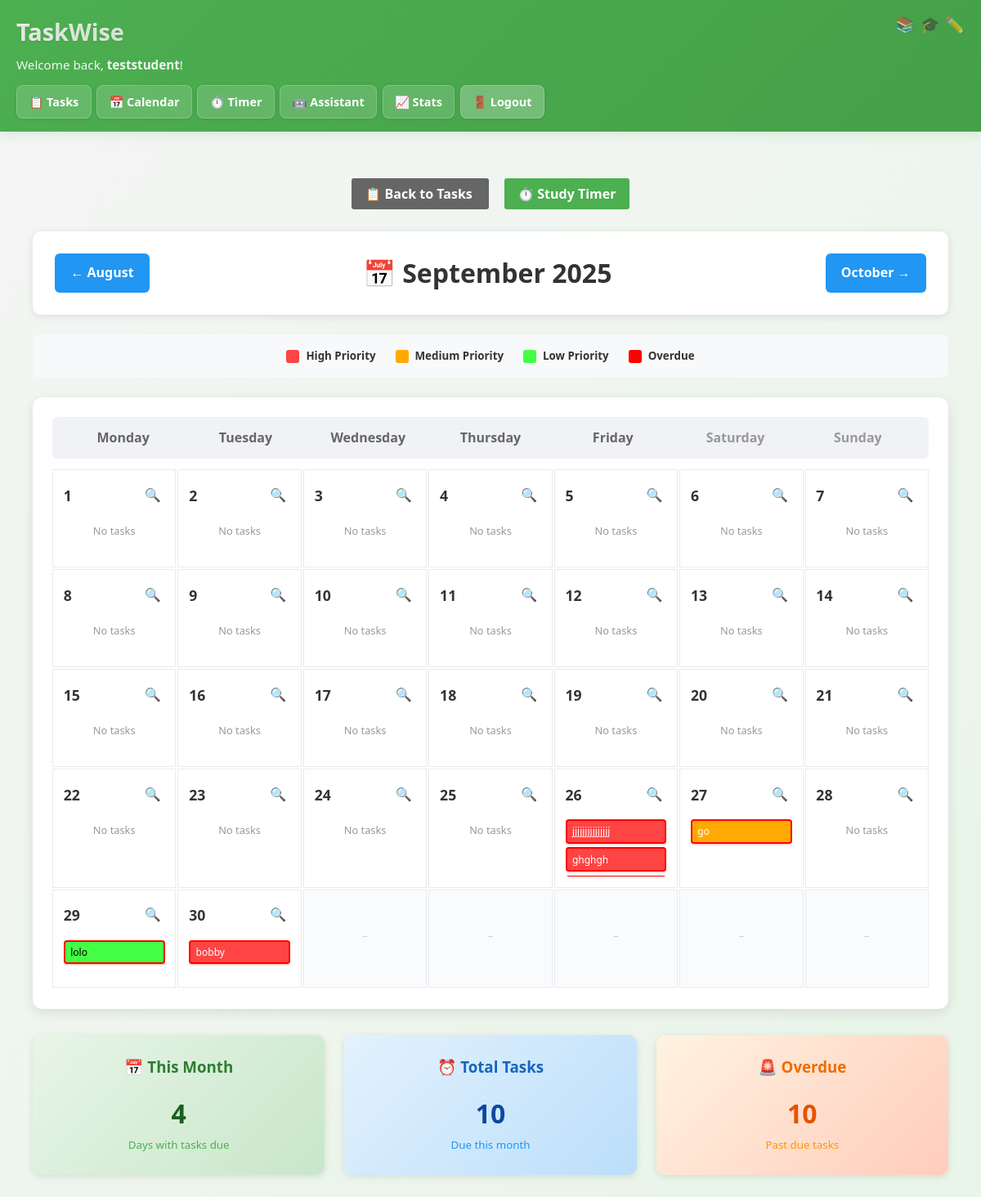
Screenshot of /calendar?year=2025&month=9 (signed in) with the database file from the repository.
### tables this page shows
CREATE TABLE tasks (
    id INTEGER PRIMARY KEY AUTOINCREMENT,
    user_id INTEGER NOT NULL,
    title TEXT NOT NULL,
    description TEXT,
    due_date DATE,
    priority TEXT DEFAULT 'medium',
    completed BOOLEAN DEFAULT 0,
    created_at DATETIME DEFAULT CURRENT_TIMESTAMP, subject_id INTEGER, notes TEXT, calendar_color TEXT,
    FOREIGN KEY (user_id) REFERENCES users (id)
);

### app.py (the view)
@app.route('/calendar')
def calendar_view():
    if 'user_id' not in session:
        return redirect('/login')
    year = request.args.get('year', type=int, default=datetime.now().year)
    month = request.args.get('month', type=int, default=datetime.now().month)
    conn = get_db_connection()
    tasks = conn.execute('''
        SELECT tasks.*, subjects.name as subject_name, subjects.color as subject_color
        FROM tasks
        LEFT JOIN subjects ON tasks.subject_id = subjects.id
        WHERE tasks.user_id = ?
        AND strftime('%Y-%m', tasks.due_date) = ?
        ORDER BY tasks.due_date, tasks.priority
    ''', (session['user_id'], f"{year:04d}-{month:02d}")).fetchall()
    def get_priority_color(priority, is_overdue=False):
        if is_overdue:
            return '#ff0000'  # Red for overdue
        elif priority == 'high':
            return '#ff4444'  # Red
        elif priority == 'medium':
            return '#ffaa00'  # Orange
        elif priority == 'low':
            return '#44ff44'  # Green
        else:
            return '#666666'  # Default gray
    tasks_by_date = {}
    today_str = datetime.now().strftime('%Y-%m-%d')
    for task in tasks:
        date_str = task['due_date']
        is_overdue = date_str < today_str
        task_dict = dict(task)
        task_dict['calendar_color'] = get_priority_color(task['priority'], is_overdue)
        if date_str not in tasks_by_date:
            tasks_by_date[date_str] = []
        tasks_by_date[date_str].append(task_dict)
    total_tasks_this_month = len(tasks)
    days_with_tasks = len(tasks_by_date)
    overdue_count = 0
    for date_str, date_tasks in tasks_by_date.items():
        if date_str < today_str:
            overdue_count += len(date_tasks)
    import calendar
    cal = calendar.Calendar()
    month_days = cal.monthdayscalendar(year, month)
    prev_month = month - 1 if month > 1 else 12
    prev_year = year if month > 1 else year - 1
    next_month = month + 1 if month < 12 else 1
    next_year = year if month < 12 else year + 1
    prev_month_name = datetime(prev_year, prev_month, 1).strftime('%B') if prev_month else ''
    next_month_name = datetime(next_year, next_month, 1).strftime('%B') if next_month else ''
    conn.close()
    return render_template('calendar.html',
                         year=year,
                         month=month,
                         month_name=datetime(year, month, 1).strftime('%B %Y'),
                         month_days=month_days,
                         tasks_by_date=tasks_by_date,
                         prev_year=prev_year,
                         prev_month=prev_month,
                         next_year=next_year,
                         next_month=next_month,
                         prev_month_name=prev_month_name,
                         next_month_name=next_month_name,
                         total_tasks_this_month=total_tasks_this_month,
                         days_with_tasks=days_with_tasks,
                         overdue_count=overdue_count,
                         datetime=datetime,
                         get_urgency_class=get_urgency_class)

### app.py (called while the page is built)
def get_db_connection():
    if os.environ.get('DATABASE_URL'):
        import psycopg2
        conn = psycopg2.connect(os.environ.get('DATABASE_URL'))
    else:
        conn = sqlite3.connect('student_tasks.db')
        conn.row_factory = sqlite3.Row
    return conn

def get_urgency_class(due_date_str):
    if not due_date_str:
        return ''
    try:
        due_date = datetime.strptime(due_date_str, '%Y-%m-%d').date()
        today = datetime.now().date()
        tomorrow = today + timedelta(days=1)
        if due_date < today:
            return 'urgent-overdue'
        elif due_date == today:
            return 'urgent-today'
        elif due_date == tomorrow:
            return 'urgent-tomorrow'
        else:
            return ''
    except:
        return ''

### templates/calendar.html (shortened to what this page needs)
{% extends "base.html" %}
{% block content %}
<div style="max-width: 1200px; margin: 0 auto; padding: 20px;">
    <div style="text-align: center; margin-bottom: 2rem;">
        <a href="/dashboard" class="btn" style="background: #666; color: white; text-decoration: none; padding: 0.5rem 1rem; border-radius: 3px;">
            📋 Back to Tasks
        </a>
        <a href="/study_timer" class="btn" style="background: #4CAF50; color: white; text-decoration: none; padding: 0.5rem 1rem; border-radius: 3px; margin-left: 1rem;">
            ⏱️ Study Timer
        </a>
    </div>
    <div style="display: flex; justify-content: space-between; align-items: center; margin-bottom: 1.5rem; background: white; padding: 1.5rem; border-radius: 10px; box-shadow: 0 2px 10px rgba(0,0,0,0.1);">
        <a href="/calendar?year={{ prev_year }}&month={{ prev_month }}" class="btn" style="background: #2196F3; color: white; text-decoration: none; padding: 0.7rem 1.2rem; border-radius: 6px; font-weight: bold;">
            ← {{ prev_month_name }}
        </a>
        <h1 style="margin: 0; color: #333; font-size: 2rem;">📅 {{ month_name }}</h1>
        <a href="/calendar?year={{ next_year }}&month={{ next_month }}" class="btn" style="background: #2196F3; color: white; text-decoration: none; padding: 0.7rem 1.2rem; border-radius: 6px; font-weight: bold;">
            {{ next_month_name }} →
        </a>
    </div>
    <div style="display: flex; justify-content: center; gap: 1.5rem; margin-bottom: 1.5rem; flex-wrap: wrap; background: #f8f9fa; padding: 1rem; border-radius: 8px;">
        <div style="display: flex; align-items: center;">
            <div style="width: 16px; height: 16px; background: #ff4444; border-radius: 3px; margin-right: 0.5rem;"></div>
            <small style="font-weight: bold;">High Priority</small>
        </div>
        <div style="display: flex; align-items: center;">
            <div style="width: 16px; height: 16px; background: #ffaa00; border-radius: 3px; margin-right: 0.5rem;"></div>
            <small style="font-weight: bold;">Medium Priority</small>
        </div>
        <div style="display: flex; align-items: center;">
            <div style="width: 16px; height: 16px; background: #44ff44; border-radius: 3px; margin-right: 0.5rem;"></div>
            <small style="font-weight: bold;">Low Priority</small>
        </div>
        <div style="display: flex; align-items: center;">
            <div style="width: 16px; height: 16px; background: #ff0000; border: 2px solid #ff0000; border-radius: 3px; margin-right: 0.5rem;"></div>
            <small style="font-weight: bold;">Overdue</small>
        </div>
    </div>
    <div style="background: white; border-radius: 12px; padding: 1.5rem; box-shadow: 0 4px 15px rgba(0,0,0,0.1); margin-bottom: 2rem;">
        <div style="display: grid; grid-template-columns: repeat(7, 1fr); gap: 2px; margin-bottom: 0.8rem; text-align: center; font-weight: bold; background: #f0f2f5; padding: 0.8rem; border-radius: 6px;">
            <div style="color: #666;">Monday</div>
            <div style="color: #666;">Tuesday</div>
            <div style="color: #666;">Wednesday</div>
            <div style="color: #666;">Thursday</div>
            <div style="color: #666;">Friday</div>
            <div style="color: #999;">Saturday</div>
            <div style="color: #999;">Sunday</div>
        </div>
        {% for week in month_days %}
        <div style="display: grid; grid-template-columns: repeat(7, 1fr); gap: 2px; margin-bottom: 2px;">
            {% for day in week %}
            <div style="min-height: 120px; border: 1px solid #e8ecef; padding: 0.8rem; position: relative; background: {% if day == 0 %}#fafbfc{% else %}white{% endif %}; transition: all 0.2s ease;"
                 onmouseover="this.style.background='{% if day == 0 %}#f5f6f8{% else %}#f8f9fa{% endif %}'"
                 onmouseout="this.style.background='{% if day == 0 %}#fafbfc{% else %}white{% endif %}'">
                {% if day != 0 %}
                    <div style="font-weight: bold; margin-bottom: 0.8rem; display: flex; justify-content: space-between; align-items: center; font-size: 1.1rem;">
                        <span style="color: #333;">{{ day }}</span>
                        {% set date_str = '%04d-%02d-%02d'|format(year, month, day) %}
                        <a href="/calendar/day/{{ date_str }}" style="text-decoration: none; color: #2196F3; font-size: 1rem; padding: 0.3rem;" title="View day details">🔍</a>
                    </div>
                    {% set date_str = '%04d-%02d-%02d'|format(year, month, day) %}
                    {% if date_str in tasks_by_date %}
                        <div style="max-height: 70px; overflow-y: auto;">
                            {% for task in tasks_by_date[date_str] %}
                            {% set urgency_class = get_urgency_class(task.due_date) %}
                           <div style="font-size: 0.75rem; margin-bottom: 0.3rem; padding: 0.2rem 0.4rem; border-radius: 4px;
          background: {% if task.priority == 'high' %}#ff4444
                     {% elif task.priority == 'medium' %}#ffaa00
                     {% elif task.priority == 'low' %}#44ff44
                     {% else %}#666666{% endif %};
          color: {% if task.priority == 'low' %}black{% else %}white{% endif %};
          white-space: nowrap; overflow: hidden; text-overflow: ellipsis;
          {% if urgency_class == 'urgent-overdue' %}border: 2px solid #ff0000; box-shadow: 0 1px 3px rgba(255,0,0,0.3);{% endif %}
          cursor: pointer;"
          onclick="window.location.href='/task_details/{{ task.id }}'"
          title="{{ task.title }} - {{ task.priority }} priority">
    {{ task.title }}
</div>
                            {% endfor %}
                        </div>
                    {% else %}
                        <div style="color: #999; font-size: 0.8rem; text-align: center; margin-top: 1rem;">
                            No tasks
                        </div>
                    {% endif %}
                    {% set today = datetime.now() %}
                {% else %}
                    <div style="color: #ccc; text-align: center; font-size: 0.8rem; margin-top: 2rem;">
                        –
                    </div>
                {% endif %}
            </div>
            {% endfor %}
        </div>
        {% endfor %}
    </div>
    <div style="display: grid; grid-template-columns: repeat(auto-fit, minmax(250px, 1fr)); gap: 1.5rem; margin-top: 1rem;">
        <div style="background: linear-gradient(135deg, #e8f5e8, #c8e6c9); padding: 1.5rem; border-radius: 10px; text-align: center; box-shadow: 0 2px 8px rgba(0,0,0,0.1);">
            <h3 style="margin: 0 0 1rem 0; color: #2e7d32;">📅 This Month</h3>
            <p style="font-size: 2rem; font-weight: bold; margin: 0; color: #1b5e20;">
                {{ days_with_tasks }}
            </p>
            <small style="color: #4caf50;">Days with tasks due</small>
        </div>
        <div style="background: linear-gradient(135deg, #e3f2fd, #bbdefb); padding: 1.5rem; border-radius: 10px; text-align: center; box-shadow: 0 2px 8px rgba(0,0,0,0.1);">
            <h3 style="margin: 0 0 1rem 0; color: #1565c0;">⏰ Total Tasks</h3>
            <p style="font-size: 2rem; font-weight: bold; margin: 0; color: #0d47a1;">
                {{ total_tasks_this_month }}
            </p>
            <small style="color: #2196f3;">Due this month</small>
        </div>
        <div style="background: linear-gradient(135deg, #fff3e0, #ffccbc); padding: 1.5rem; border-radius: 10px; text-align: center; box-shadow: 0 2px 8px rgba(0,0,0,0.1);">
            <h3 style="margin: 0 0 1rem 0; color: #ef6c00;">🚨 Overdue</h3>
            <p style="font-size: 2rem; font-weight: bold; margin: 0; color: #e65100;">
                {{ overdue_count }}
            </p>
            <small style="color: #ff9800;">Past due tasks</small>
        </div>
    </div>
</div>
{% endblock %}

### templates/base.html (style rules this page uses)
* { box-sizing: border-box; margin: 0; padding: 0; }
body { font-family: 'Segoe UI', Tahoma, Geneva, Verdana, sans-serif; line-height: 1.6; color: #333; margin: 0; padding: 0; background: linear-gradient(135deg, #f5f5f5 0%, #e8f5e8 100%); min-height: 100vh; }
.btn { padding: 0.7rem 1.5rem; border: none; border-radius: 8px; cursor: pointer; margin: 0.2rem; font-weight: 600; transition: all 0.3s ease; }
a { color: #4CAF50; text-decoration: none; }

### rows the page displays
tasks: title "jjjjjjjjjjjjjjj"
tasks: title "ghghgh"
tasks: title "go"
tasks: title "lolo"
tasks: title "bobby"

### other values shown
{{ session.username }} "teststudent"
{{ prev_month_name }} "August"
{{ month_name }} "September 2025"
{{ next_month_name }} "October"
{{ day }} "1" "2" "3" "4" "5" "6" "7" "8" "9" "10" "11" "12" "13" "14" "15" "16" "17" "18" "19" "20" "21" "22" "23" "24" "25" "26" "27" "28" "29" "30"
{{ days_with_tasks }} "4"
{{ total_tasks_this_month }} "10"
{{ overdue_count }} "10"
